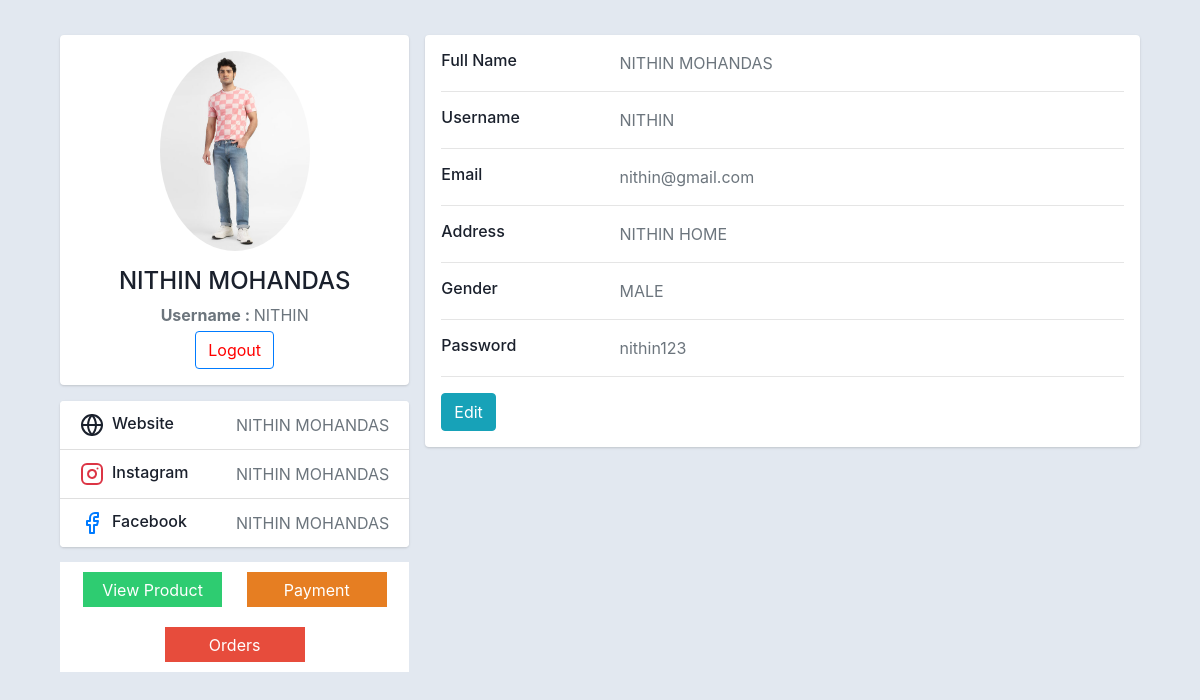
/car_app/buyer-profile/ (signed in), run on the app's committed database.
### car_app/models.py (models this page shows, shortened)
class reg_buyer(models.Model):
    choice = [
        ('MALE', 'male'),
        ('FEMALE', 'female'),
        ('OTHER', 'other')
    ]
    fullname = models.CharField(max_length=30)
    username = models.CharField(max_length=30)
    profilepic = models.FileField(upload_to='car_app/static')
    address = models.CharField(max_length=30)
    email = models.EmailField()
    gender = models.CharField(max_length=30, choices=choice)
    password = models.CharField(max_length=30)

### car_app/views.py (the view)
# urls.py: path('buyer-profile/', buyer_profile),
def buyer_profile(request):
    id1 = request.session['b_id']
    a = reg_buyer.objects.get(id=id1)
    img = str(a.profilepic).split('/')[-1]
    return render(request, '9 buyer-profile.html', {'data': a, 'image': img})

### car_app/templates/9 buyer-profile.html (shortened to what this page needs)
<!DOCTYPE html>
{% load static %}
<html lang="en">
<head>
  <link href="https://cdn.jsdelivr.net/npm/bootstrap@4.4.1/dist/css/bootstrap.min.css" rel="stylesheet">
</head>
<body>
  <div class="container">
    <div class="main-body">
      <div class="row gutters-sm">
        <div class="col-md-4 mb-3">
          <div class="card">
            <div class="card-body">
              <div class="d-flex flex-column align-items-center text-center">
                <img src="/static/{{image}}" alt="Admin" class="rounded-circle" width="150">
                <div class="mt-3">
                  <h4>{{data.fullname}}</h4>
                  <p class="text-secondary mb-1"><b>Username : </b>{{data.username}}</p>
                  <button class="btn btn-outline-primary"><a href="http://127.0.0.1:8000/car_app/buyer-log/" style="color:red;">Logout</a> </button>
                </div>
              </div>
            </div>
          </div>
          <div class="card mt-3">
            <ul class="list-group list-group-flush">
              <li class="list-group-item d-flex justify-content-between align-items-center flex-wrap">
                <h6 class="mb-0">Website</h6>
                <span class="text-secondary">{{data.fullname}}</span>
              </li>
              <li class="list-group-item d-flex justify-content-between align-items-center flex-wrap">
                <h6 class="mb-0">Instagram</h6>
                <span class="text-secondary">{{data.fullname}}</span>
              </li>
              <li class="list-group-item d-flex justify-content-between align-items-center flex-wrap">
                <h6 class="mb-0">Facebook</h6>
                <span class="text-secondary">{{data.fullname}}</span>
              </li>
            </ul>
          </div>
          <div id="div-btn">
            <center>
              <button class="button" id="viewProduct"><a href="http://127.0.0.1:8000/car_app/buyer-product/">View Product</a></button>
              <button class="button" id="payment"><a href="">Payment</a></button>
              <button class="button" id="orders"><a href="">Orders</a></button>
            </center>
          </div>
        </div>
        <div class="col-md-8">
          <div class="card mb-3">
            <div class="card-body">
              <div class="row">
                <div class="col-sm-3">
                  <h6 class="mb-0">Full Name</h6>
                </div>
                <div class="col-sm-9 text-secondary">
                  {{data.fullname}}
                </div>
              </div>
              <hr>
              <div class="row">
                <div class="col-sm-3">
                  <h6 class="mb-0">Username</h6>
                </div>
                <div class="col-sm-9 text-secondary">
                  {{data.username}}
                </div>
              </div>
              <hr>
              <div class="row">
                <div class="col-sm-3">
                  <h6 class="mb-0">Email</h6>
                </div>
                <div class="col-sm-9 text-secondary">
                  {{data.email}}
                </div>
              </div>
              <hr>
               <div class="row">
                <div class="col-sm-3">
                  <h6 class="mb-0">Address</h6>
                </div>
                <div class="col-sm-9 text-secondary">
                  {{data.address}}
                </div>
              </div>
              <hr>
              <div class="row">
                <div class="col-sm-3">
                  <h6 class="mb-0">Gender</h6>
                </div>
                <div class="col-sm-9 text-secondary">
                  {{data.gender}}
                </div>
              </div>
              <hr>
              <div class="row">
                <div class="col-sm-3">
                  <h6 class="mb-0">Password</h6>
                </div>
                <div class="col-sm-9 text-secondary">
                  {{data.password}}
                </div>
              </div>
              <hr>
              <div class="row">
                <div class="col-sm-12">
                  <a class="btn btn-info " target="__blank"
                    href="http://127.0.0.1:8000/car_app/buyer-profile-edit/">Edit</a>
                </div>
              </div>
            </div>
          </div>
        </div>
      </div>
    </div>
  </div>
</body>
</html>

### car_app/templates/9 buyer-profile.html (style rules this page uses)
body { margin-top: 20px; color: #1a202c; text-align: left; background-color: #e2e8f0; }
.main-body { padding: 15px; }
.card { box-shadow: 0 1px 3px 0 rgba(0, 0, 0, .1), 0 1px 2px 0 rgba(0, 0, 0, .06); }
.card { position: relative; display: flex; flex-direction: column; min-width: 0; word-wrap: break-word; background-color: #fff; background-clip: border-box; border: 0 solid rgba(0, 0, 0, .125); border-radius: .25rem; }
.card-body { flex: 1 1 auto; min-height: 1px; padding: 1rem; }
.gutters-sm { margin-right: -8px; margin-left: -8px; }
.gutters-sm>.col, .gutters-sm>[class*=col-] { padding-right: 8px; padding-left: 8px; }
.mb-3, .my-3 { margin-bottom: 1rem !important; }
#div-btn { background-color: white; margin-top: 15px; }
.button { display: inline-block; margin: 10px; background-color: #3498db; color: #fff; border: none; border-radius: 0; cursor: pointer; font-size: 16px; text-align: center; text-decoration: none; }
#viewProduct { background-color: #2ecc71; width: 40%; height: 35px; }
#payment { background-color: #e67e22; width: 40%; height: 35px; }
#orders { background-color: #e74c3c; width: 40%; height: 35px; }
a { color: white; }

### data on the page
reg_buyer: fullname "NITHIN MOHANDAS", username "NITHIN", email "nithin@gmail.com", address "NITHIN HOME", gender "MALE", password "nithin123"
